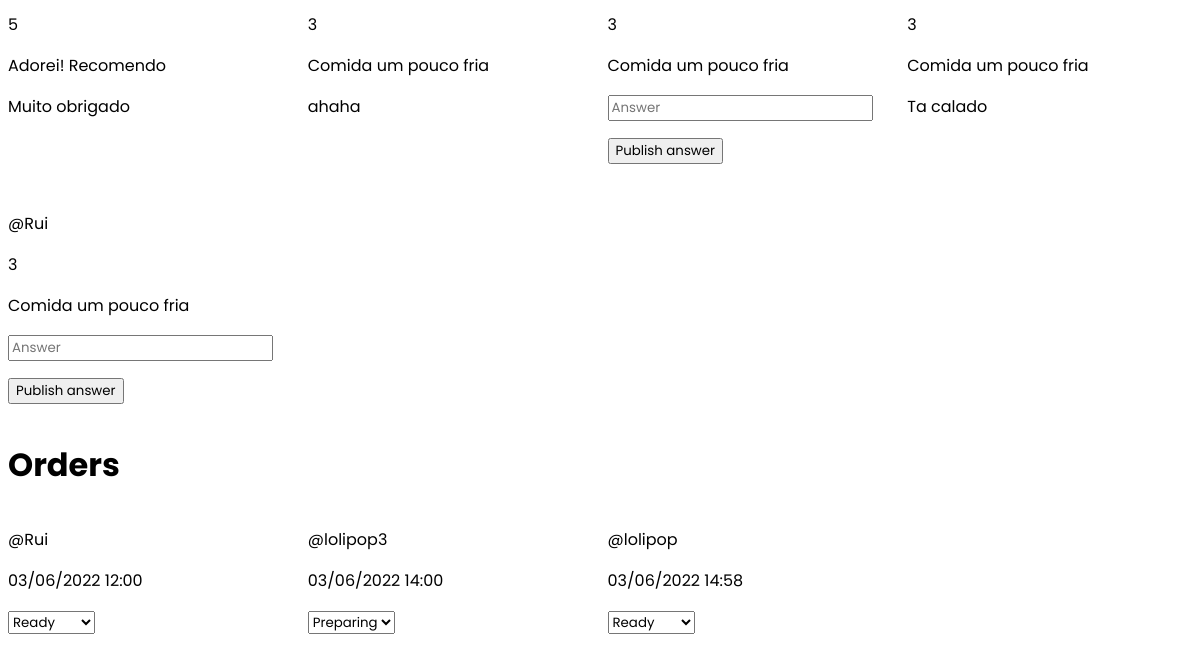
/restaurant_page.php?id=3 (signed in, lower part), run on an earlier commit of the app's database.
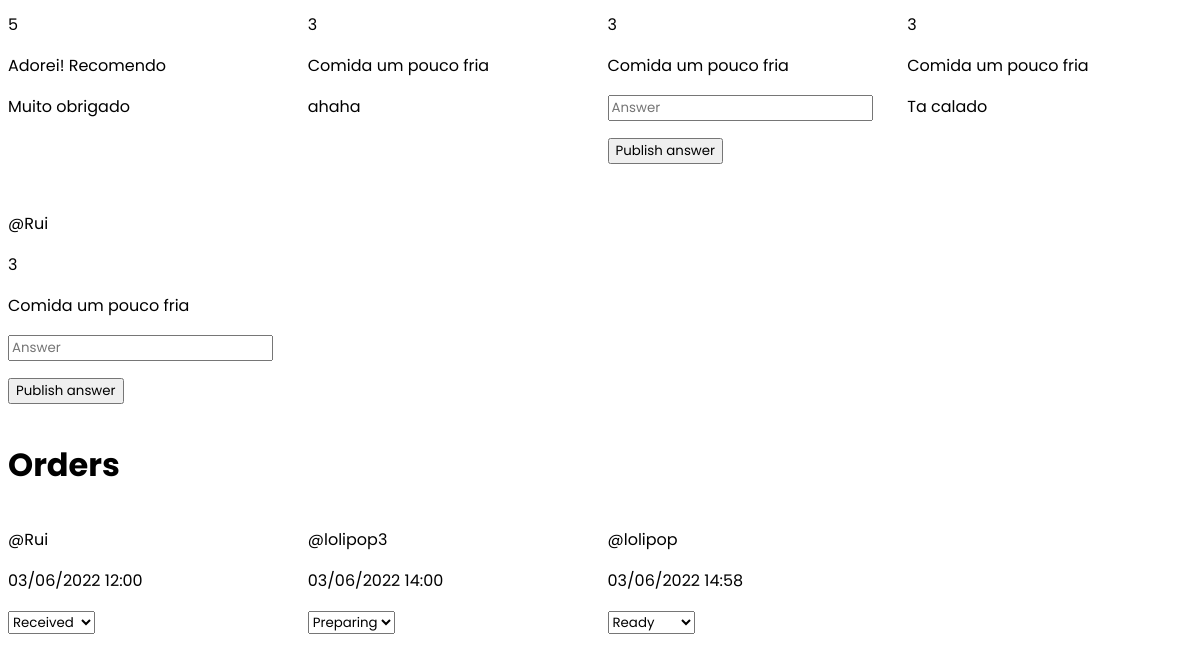
And on a later commit of the database.
### tables this page shows
CREATE TABLE Orders (
  id                INTEGER PRIMARY KEY,
  state             STRING,
  date              Date,
  id_restaurant     INTEGER References Restaurant(id),
  id_user           INTEGER References User(id)
);

CREATE TABLE User (
  id            INTEGER PRIMARY KEY,
  isOwner     BOOLEAN,
  username		STRING UNIQUE NOT NULL,
  password	    STRING NOT NULL check(length(password) >= 8),
  address        STRING,
  phoneNumber   INTEGER
);

### database/restaurant_class.php (called while the page is built, shortened)
<?php
class Restaurant {
    public static function getReviewsWithRestaurant(PDO $db, int $id){
      $stmt = $db->prepare('
        SELECT  Review.id as id, classification, comment, answer, id_writer, username
        FROM Review
        Inner Join User
        On id_writer = User.id
        WHERE  id_restaurant = ?
      ');
      $stmt->execute(array($id));
      $reviews = $stmt->fetchAll();
      $result = array();
      foreach($reviews as $review) {
        array_push($result, $review);
      }
      return $result;
    }
    public static function getOrdersWithRestaurant(PDO $db, int $id){
      $stmt = $db->prepare('
        SELECT  Orders.id as id, state, date, id_user, username
        FROM Orders
        Inner Join User
        On id_user = User.id
        WHERE  id_restaurant = ?
        Order by date
      ');
      $stmt->execute(array($id));
      $orders = $stmt->fetchAll();
      $result = array();
      foreach($orders as $order) {
        array_push($result, $order);
      }
      return $result;
    }
}
?>

### restaurant_page.php (the view, shortened to what this page needs)
<!DOCTYPE html>
<html lang="en-US">
<head>
  <link rel="stylesheet" href="CSS/style.css">
</head>
  <body>
      <?php
      require_once('database/connection.db.php');
      require_once('database/restaurant_class.php');
      $db = getDatabaseConnection();
      ?>
        <?php
    echo "<h3>Add Dish:</h2>";
    ?>
    <div id="reviews-div">
        <?php
            $reviews = Restaurant::getReviewsWithRestaurant($db, $_GET['id']);
            foreach($reviews as $review){
                echo '<div id="'.$review['id'].'">'
                    . '<p class="info username">@'.$review['username'] .'</p>'
                    . '<p class="info classificatiom">'.$review['classification'] .'</p>'
                    . '<p class="info comment">'.$review['comment'] .'</p>';
                if($review['answer']==""){
                    echo '<form id="'.$review['id'].'" class="form_answer_comment" method="post">
                    <p><input type="text" id="answer" placeholder="Answer"></p>
                    <button id="'.$review['id'].'">Publish answer</button>
                    </form>';
                }
                echo '<p class="info answer">'.$review['answer'] .'</p>
                </div>';
            }
        ?>
    </div>
    <h1> Orders </h1>
    <div id="orders-div">
    <?php
            $orders = Restaurant::getOrdersWithRestaurant($db, $_GET['id']);
            foreach($orders as $order){
                echo '<div id="'.$order['id'].'">'
                    . '<p class="info username">@'.$order['username'] .'</p>'
                    . '<p class="info date">'.$order['date'] .'</p>';
                echo '<p><select class="info state" id="'.$order['id'].'" onchange="changeState(this)">';
                    echo '<option '; if($order['state']=="received") {echo 'selected="selected"';} echo 'value="received">Received</option>';
                    echo '<option '; if($order['state']=="preparing") {echo 'selected="selected"';} echo 'value="preparing">Preparing</option>';
                    echo '<option '; if($order['state']=="ready") {echo 'selected="selected"';} echo 'value="ready">Ready</option>';
                echo '</select></p>
                </div>';
            }
        ?>
    </div>
    </body>
  </html>

What changed in the data, as far as the page shows it:
changed orders "Rui": state+id "Ready" → "Received"
